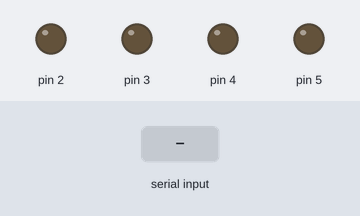
Simulated run of this sketch. Board: Arduino Uno, built with avr-gcc and run on an emulated ATmega328P. Shown: output pins drawn as LEDs (lit = HIGH). The inputs (shaded band) are chosen by the test bench.

Above: at 1.2 s.
1.3 s: "1" received over Serial
At 2.4 s:
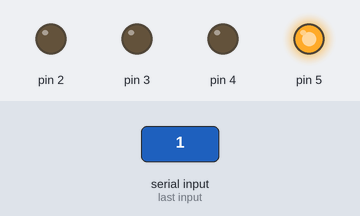
2.8 s: "2" received over Serial
At 3.5 s:
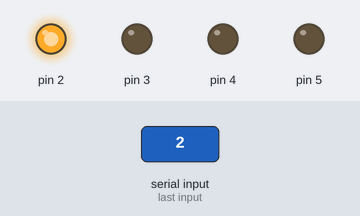
4.3 s: "3" received over Serial
At 4.6 s:
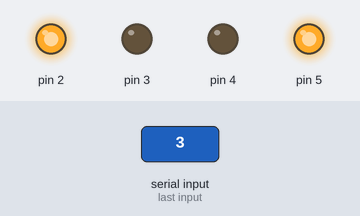
5.8 s: "4" received over Serial
At 7.0 s:
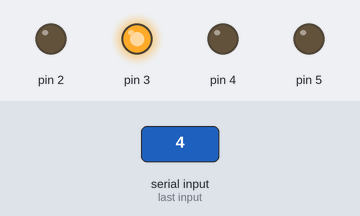
7.3 s: "5" received over Serial
At 8.1 s:
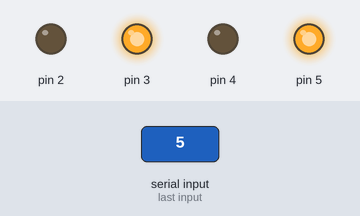
8.8 s: "6" received over Serial
At 9.3 s:
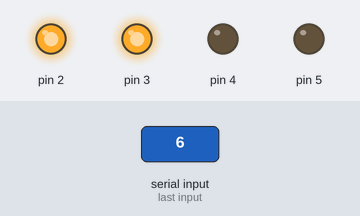
Timing chart, 0 to 11.3 s (numbered marks = the images above; inputs shaded):
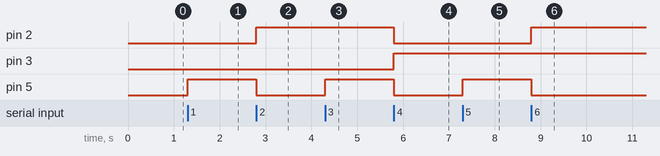

Measured:
- after the input at 1.3 s, pin 5: LOW → HIGH at once
- after the input at 2.8 s, pin 2: LOW → HIGH at once; pin 5: HIGH → LOW at once
- after the input at 4.3 s, pin 5: LOW → HIGH at once
- after the input at 5.8 s, pin 2, pin 5: HIGH → LOW at once; pin 3: LOW → HIGH at once
- after the input at 7.3 s, pin 5: LOW → HIGH at once
- after the input at 8.8 s, pin 2: LOW → HIGH at once; pin 5: HIGH → LOW at once

The sketch:

sketch_jul04a.ino
```cpp
void setup()
{
  pinMode(5,OUTPUT);
  pinMode(2,OUTPUT);
  pinMode(3,OUTPUT);
  pinMode(4,OUTPUT);
  Serial.begin(9600);
}
void fourlow()
{
 digitalWrite(4, LOW);
}

void fourhigh()
{
 digitalWrite(4, HIGH);
}

void threelow()
{
 digitalWrite(3, LOW);
}

void threehigh()
{
 digitalWrite(3, HIGH);
}

void twolow()
{
 digitalWrite(2, LOW);
}

void twohigh()
{
 digitalWrite(2, HIGH);
}

void onelow()
{
 digitalWrite(5, LOW);
}

void onehigh()
{
 digitalWrite(5, HIGH);
}


void loop()
{
   char i;
   i=Serial.read();
   switch(i)
  {
  case'0':
     {
     onelow();
     twolow();
     threelow();
     fourlow();
     }
     break;
  case'1':
     {
     onehigh();
     twolow();
     threelow();
     fourlow();
     break;
     }
  case'2':
     {
     onelow();
     twohigh();
     threelow();
     fourlow();
     break;
     }
  case'3':
     {
    onehigh();
    twohigh();
    threelow();
    fourlow();
    break;
     }
  case'4':
     {
    onelow();
    twolow();
    threehigh();
    fourlow();
    break;
     }
  case'5':
     {
    onehigh();
    twolow();
    threehigh();
    fourlow();
    break;
     }
  case'6':
     {
    onelow();
    twohigh();
    threehigh();
    fourlow();
    break;
     }
  case'7':
     {
    onehigh();
    twohigh();
    threehigh();
    fourlow();
    break;
     }
  case'8':
     {
    onelow();
    twolow();
    threelow();
    fourhigh();
    break;
     }
  case'9':
     {
    onehigh();
    twolow();
    threelow();
    fourhigh();
    break;
     }
  default:
  break;
  }
}
```
